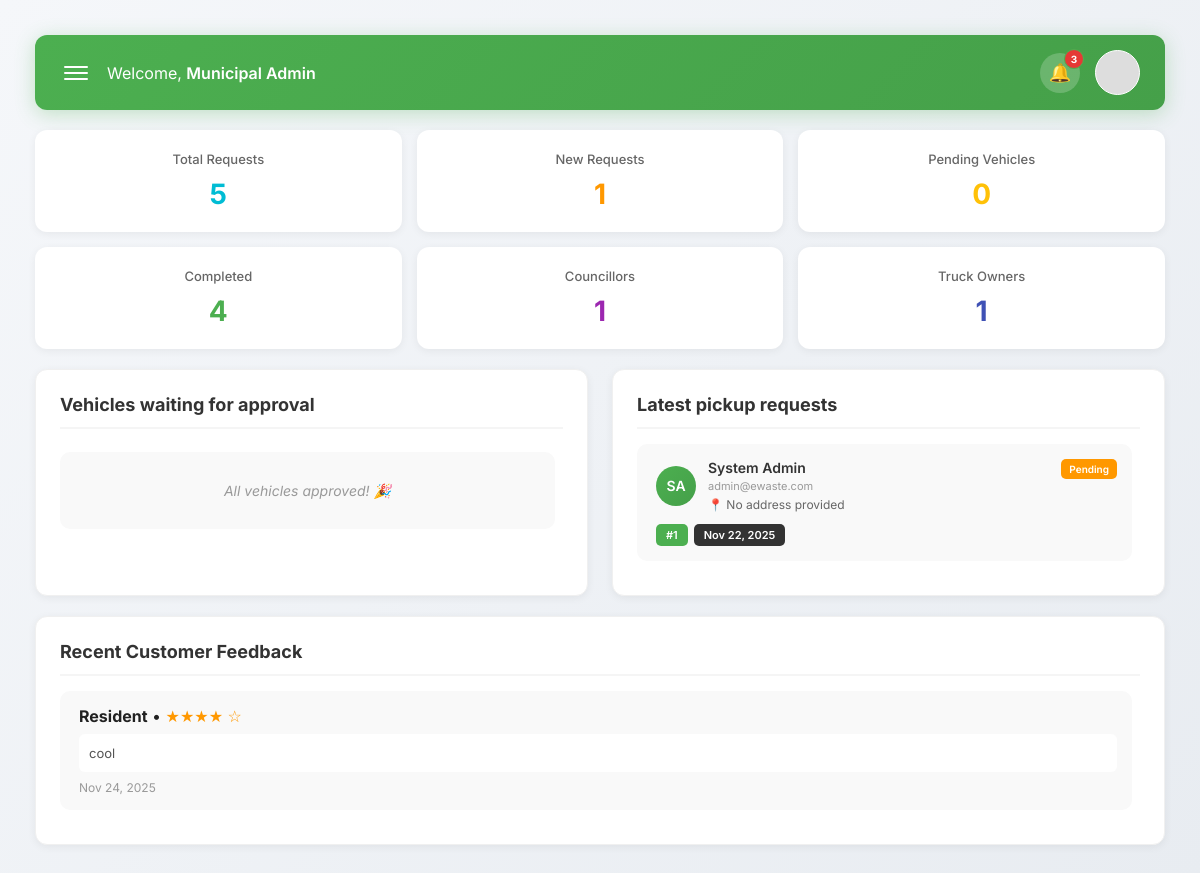
Screenshot of /public/admin-dashboard.php (signed in) with the database file from the repository.
### tables this page shows
CREATE TABLE `requests` (
  `id` int(11) NOT NULL,
  `resident_id` int(11) NOT NULL,
  `ward_id` int(11) DEFAULT NULL,
  `address` varchar(255) DEFAULT NULL,
  `lat` decimal(10,7) DEFAULT NULL,
  `lng` decimal(10,7) DEFAULT NULL,
  `status` enum('pending','in_progress','completed','cancelled') NOT NULL DEFAULT 'pending',
  `created_at` timestamp NOT NULL DEFAULT current_timestamp(),
  `events` longtext DEFAULT NULL CHECK (json_valid(`events`))
);

CREATE TABLE `users` (
  `id` int(11) NOT NULL,
  `name` varchar(120) NOT NULL,
  `email` varchar(160) NOT NULL,
  `profile_pic` varchar(255) DEFAULT NULL,
  `phone` varchar(40) DEFAULT NULL,
  `password_hash` varchar(255) NOT NULL,
  `role` enum('resident','driver','owner','councillor','municipal_admin','administrator') NOT NULL DEFAULT 'resident',
  `ward_id` int(11) DEFAULT NULL,
  `owner_id` int(11) DEFAULT NULL,
  `status` enum('active','suspended') NOT NULL DEFAULT 'active',
  `created_at` timestamp NOT NULL DEFAULT current_timestamp()
);

CREATE TABLE `feedback` (
  `id` int(11) NOT NULL,
  `request_id` int(11) NOT NULL,
  `resident_id` int(11) NOT NULL,
  `driver_id` int(11) DEFAULT NULL,
  `rating` tinyint(4) NOT NULL CHECK (`rating` between 1 and 5),
  `comments` text DEFAULT NULL,
  `created_at` timestamp NOT NULL DEFAULT current_timestamp()
);

### includes/auth-check.php (called while the page is built, shortened)
<?php
$currentUserName = $_SESSION['full_name'] ?? ($_SESSION['name'] ?? null);

### public/admin-dashboard.php (the view, shortened to what this page needs)
<?php
require_once __DIR__.'/../includes/db.php';
require_once __DIR__.'/../includes/auth-check.php';
require_once __DIR__ . '/../includes/rgeocode-client.php';
function h($s){ return htmlspecialchars((string)$s, ENT_QUOTES, 'UTF-8'); }
$adminName = $currentUserName ?: 'Admin';
$statTotalTrips = (int)($conn->query("SELECT COUNT(*) c FROM requests")->fetch_assoc()['c'] ?? 0);
$statNew        = (int)($conn->query("SELECT COUNT(*) c FROM requests WHERE status='pending'")->fetch_assoc()['c'] ?? 0);
$statPendingVeh = (int)($conn->query("SELECT COUNT(*) c FROM vehicles WHERE status='pending'")->fetch_assoc()['c'] ?? 0);
$statCompleted  = (int)($conn->query("SELECT COUNT(*) c FROM requests WHERE status='completed'")->fetch_assoc()['c'] ?? 0);
$statCouncillors = (int)($conn->query("SELECT COUNT(*) c FROM users WHERE role='councillor'")->fetch_assoc()['c'] ?? 0);
$statOwners      = (int)($conn->query("SELECT COUNT(*) c FROM users WHERE role='owner'")->fetch_assoc()['c'] ?? 0);
$ownersWithPending = [];
$ownerQuery = "SELECT u.id, u.name, u.phone, u.email,
               COUNT(v.id) as pending_count,
               MAX(v.created_at) as latest_submission
               FROM users u
               INNER JOIN vehicles v ON v.owner_id = u.id
               WHERE u.role='owner' AND v.status='pending'
               GROUP BY u.id, u.name, u.phone, u.email
               ORDER BY latest_submission DESC
               LIMIT 5";
$res = $conn->query($ownerQuery);
while($res && $row = $res->fetch_assoc()) $ownersWithPending[] = $row;
$wards = [];
$wres = $conn->query("SELECT id, ward_name, municipal FROM wards ORDER BY municipal, ward_name");
while ($wres && $row = $wres->fetch_assoc()) $wards[] = $row;
$requests=[];
$r=$conn->query("SELECT r.id, r.address, r.status, r.created_at,
                        u.name as resident_name, u.email as resident_email
                 FROM requests r
                 LEFT JOIN users u ON u.id = r.resident_id
                 WHERE r.status = 'pending'
                 ORDER BY r.created_at DESC LIMIT 3");
while($r && $row=$r->fetch_assoc()) $requests[]=$row;
$feedback=[];
$f=$conn->query("SELECT f.rating, f.comments, u.name AS resident_name, f.created_at
                 FROM feedback f LEFT JOIN users u ON u.id=f.resident_id
                 ORDER BY f.created_at DESC LIMIT 8");
while($f && $row=$f->fetch_assoc()) $feedback[]=$row;
?>
<!DOCTYPE html>
<html lang="en">
<head>
    <link rel="stylesheet" href="../assets/css/municipal.css">
</head>
<body>
    <div class="container">
        <div class="header">
            <div class="header-left">
                <div class="menu-icon" onclick="toggleMenu()">
                    <span></span><span></span><span></span>
                </div>
                <div class="welcome-text">Welcome, <strong><?php echo h($adminName); ?></strong></div>
            </div>
            <div class="header-right">
                <div class="notification-badge">
                    <div class="notification-count">3</div>
                </div>
                <div class="profile-pic"></div>
            </div>
        </div>
        <div class="stats-grid-extended">
            <div class="stat-row">
                <div class="stat-card">
                    <div class="stat-label">Total Requests</div>
                    <div class="stat-value cyan"><?php echo $statTotalTrips; ?></div>
                </div>
                <div class="stat-card">
                    <div class="stat-label">New Requests</div>
                    <div class="stat-value orange"><?php echo $statNew; ?></div>
                </div>
                <div class="stat-card">
                    <div class="stat-label">Pending Vehicles</div>
                    <div class="stat-value yellow"><?php echo $statPendingVeh; ?></div>
                </div>
            </div>
            <div class="stat-row">
                <div class="stat-card">
                    <div class="stat-label">Completed</div>
                    <div class="stat-value green"><?php echo $statCompleted; ?></div>
                </div>
                <div class="stat-card">
                    <div class="stat-label">Councillors</div>
                    <div class="stat-value purple"><?php echo $statCouncillors; ?></div>
                </div>
                <div class="stat-card">
                    <div class="stat-label">Truck Owners</div>
                    <div class="stat-value indigo"><?php echo $statOwners; ?></div>
                </div>
            </div>
        </div>
        <div class="main-content">
            <div class="card">
                <div class="card-title">Vehicles waiting for approval</div>
                <div class="scroll-container">
                    <?php if(!$ownersWithPending): ?>
                        <div class="empty">All vehicles approved! 🎉</div>
                    <?php endif; ?>
                </div>
            </div>
            <div class="card">
                <div class="card-title">Latest pickup requests</div>
                <div class="scroll-container">
                    <?php if(!$requests): ?>
                        <div class="empty">No pending requests 📭</div>
                    <?php else: ?>
                        <?php foreach($requests as $r):
                            $initials = '';
                            if ($r['resident_name']) {
                                $nameParts = explode(' ', $r['resident_name']);
                                $initials = strtoupper(substr($nameParts[0], 0, 1) . (isset($nameParts[1]) ? substr($nameParts[1], 0, 1) : ''));
                            } else {
                                $initials = 'U';
                            }
                        ?>
                        <div class="request-item">
                            <div class="request-header">
                                <div class="request-info">
                                    <div class="request-avatar">
                                        <?php echo $initials; ?>
                                    </div>
                                    <div class="request-details">
                                        <h4><?php echo h($r['resident_name'] ?: 'Resident'); ?></h4>
                                        <div class="request-email"><?php echo h($r['resident_email'] ?: 'No email provided'); ?></div>
                                        <div class="request-address">
                                            📍 <?php echo h($r['address'] ?: 'No address provided'); ?>
                                        </div>
                                    </div>
                                </div>
                                <span class="badge badge-pending">
                                    Pending
                                </span>
                            </div>
                            <div class="request-meta">
                                <div class="meta-tag id">#<?php echo (int)$r['id']; ?></div>
                                <div class="meta-tag date"><?php echo h(date('M j, Y', strtotime($r['created_at']))); ?></div>
                            </div>
                        </div>
                        <?php endforeach; ?>
                    <?php endif; ?>
                </div>
            </div>
        </div>
        <div class="card full-width">
            <div class="card-title">Recent Customer Feedback</div>
            <div class="scroll-container">
                <?php if(!$feedback): ?>
                    <div class="empty">No feedback yet 💬</div>
                <?php else: ?>
                    <?php foreach($feedback as $fb): ?>
                    <div class="feedback-item">
                        <div>
                            <div><strong><?php echo h($fb['resident_name'] ?: 'Resident'); ?></strong> •
                                <span style="color: #ff9800;">
                                    <?php for($i = 0; $i < (int)$fb['rating']; $i++): ?>★<?php endfor; ?>
                                    <?php for($i = (int)$fb['rating']; $i < 5; $i++): ?>☆<?php endfor; ?>
                                </span>
                            </div>
                            <div class="feedback-text"><?php echo nl2br(h($fb['comments'] ?: 'No comment provided')); ?></div>
                            <div style="font-size: 12px; color: #999; margin-top: 8px;">
                                <?php echo h(date('M j, Y', strtotime($fb['created_at']))); ?>
                            </div>
                        </div>
                    </div>
                    <?php endforeach; ?>
                <?php endif; ?>
            </div>
        </div>
    </div>
</body>
</html>

### rows the page displays
requests: resident.name "SA", resident.name "System Admin", resident.email "admin@ewaste.com", address "No address provided", id "1", created_at "Nov 22, 2025"
feedback: resident.name "Resident", comments "cool", created_at "Nov 24, 2025"

### other values shown
$adminName "Municipal Admin"
$statTotalTrips "5"
$statNew "1"
$statPendingVeh "0"
$statCompleted "4"
$statCouncillors "1"
$statOwners "1"
